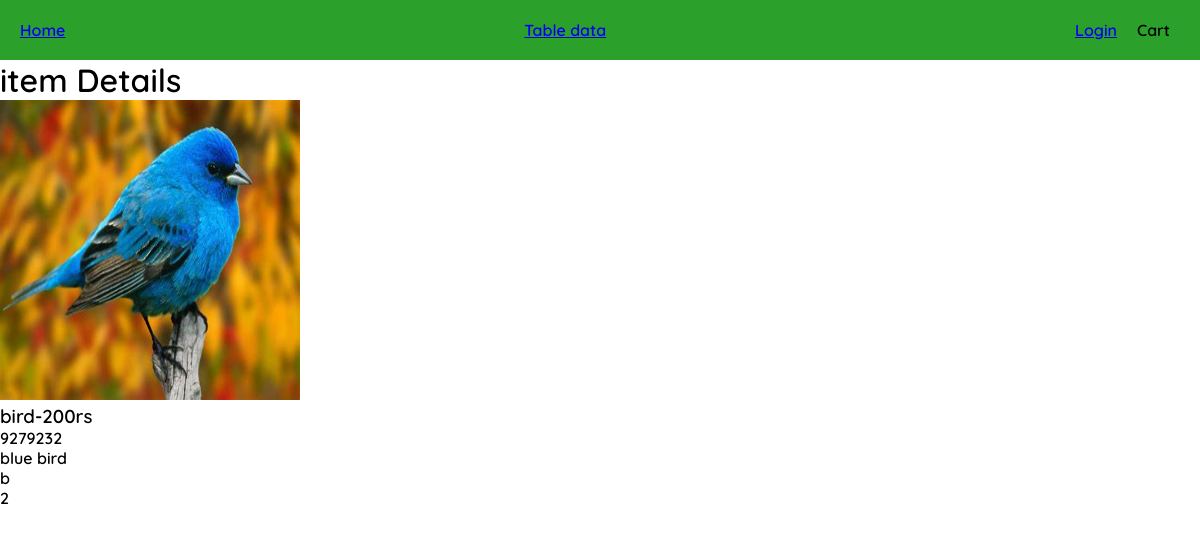
Page /itemdetails/9279232/ on the committed database.
### home/models.py (models this page shows, shortened)
class allitem(models.Model):
        product_id = models.IntegerField(unique= 1, primary_key = 1)
        product_name = models.CharField(max_length=20)
        product_description = models.CharField(max_length=50)
        product_category = models.CharField(max_length=10)
        product_price = models.IntegerField()
        product_quantity = models.IntegerField()
        product_image = models.ImageField(upload_to='product')

### home/views.py (the view)
# urls.py: path('itemdetails/<int:pk>/', views.itemdetails, name=""),
def itemdetails(request, pk):
    all_item = allitem.objects.get(product_id=pk)
    return render(request, 'home/itemdetails.html', {'one_item': all_item})

### home/templates/home/itemdetails.html
{% extends 'home/nav.html' %}
{% load static %}
{% block content %}
<h1>item Details</h1>
<img src="{% get_media_prefix %}{{ one_item.product_image }}" alt="{{ item.product_name }}" height="300px" width="300px">
<h3>{{ one_item.product_name }}-{{ one_item.product_price }}rs</h3>
{{ one_item.product_id }}
<br>
{{ one_item.product_description }}
<br>
{{ one_item.product_category }}
<br>
{{ one_item.product_quantity }}
<br>
{% endblock %}

### static/css/nav.css (style rules this page uses)
* { margin: 0; padding: 0; font-family: 'Quicksand', sans-serif; box-sizing: border-box; font-weight: 600; }

### rows in the picture
allitem: product_image (picture), product_name "bird", product_price "200", product_id "9279232", product_description "blue bird", product_category "b", product_quantity "2"
